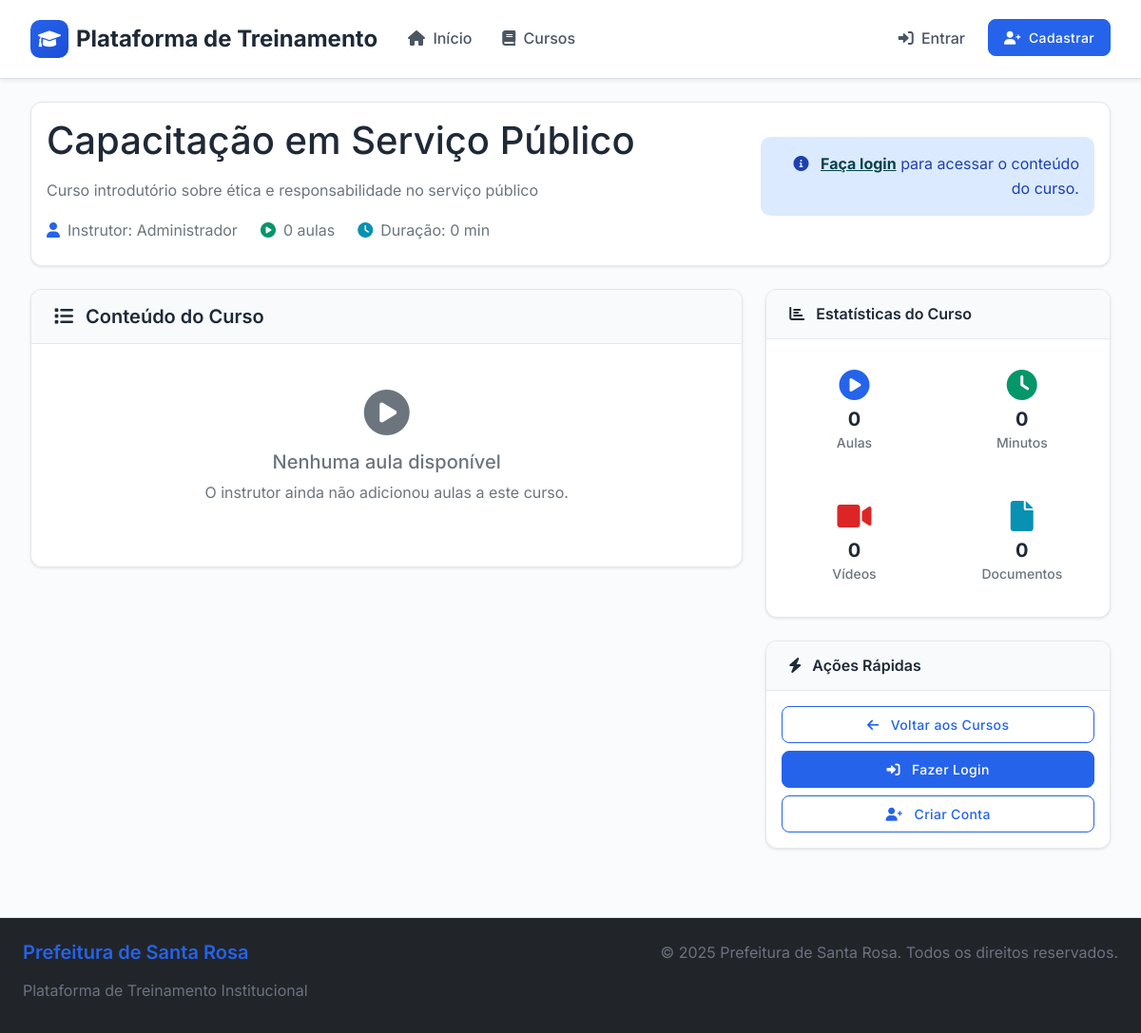
The app's page /curso.php?id=1 with its own data.
### tables this page shows
CREATE TABLE cursos (
    id INT AUTO_INCREMENT PRIMARY KEY,
    titulo VARCHAR(200) NOT NULL,
    descricao TEXT,
    status ENUM('ativo', 'inativo') DEFAULT 'ativo',
    data_criacao TIMESTAMP DEFAULT CURRENT_TIMESTAMP,
    gestor_id INT,
    FOREIGN KEY (gestor_id) REFERENCES usuarios(id)
);

CREATE TABLE usuarios (
    id INT AUTO_INCREMENT PRIMARY KEY,
    nome VARCHAR(100) NOT NULL,
    email VARCHAR(100) UNIQUE NOT NULL,
    senha VARCHAR(255) NOT NULL,
    tipo ENUM('gestor', 'colaborador') NOT NULL DEFAULT 'colaborador',
    ativo BOOLEAN DEFAULT TRUE,
    data_cadastro TIMESTAMP DEFAULT CURRENT_TIMESTAMP
);

### curso.php (the view, shortened to what this page needs)
<?php
$curso_id = $_GET['id'] ?? 0;
include 'includes/header.php';
$database = new Database();
$db = $database->getConnection();
$curso = null;
if($db) {
    $query = "SELECT c.*, u.nome as gestor_nome
              FROM cursos c
              LEFT JOIN usuarios u ON c.gestor_id = u.id
              WHERE c.id = ? AND c.status = 'ativo'";
    $stmt = $db->prepare($query);
    $stmt->execute([$curso_id]);
    $curso = $stmt->fetch(PDO::FETCH_ASSOC);
}
$aulas = [];
if($db) {
    $query = "SELECT a.*,
              (SELECT COUNT(*) FROM progresso_usuarios pu
               WHERE pu.aula_id = a.id AND pu.usuario_id = ? AND pu.concluida = 1) as concluida
              FROM aulas a
              WHERE a.curso_id = ? AND a.ativo = 1
              ORDER BY a.ordem ASC";
    $stmt = $db->prepare($query);
    $usuario_id = $_SESSION['usuario_id'] ?? 0;
    $stmt->execute([$usuario_id, $curso_id]);
    $aulas = $stmt->fetchAll(PDO::FETCH_ASSOC);
}
$total_aulas = count($aulas);
?>
<div class="container-fluid py-4">
    <div class="row mb-4">
        <div class="col-12">
            <div class="card">
                <div class="card-body">
                    <div class="row align-items-center">
                        <div class="col-md-8">
                            <h1 class="card-title mb-3"><?php echo htmlspecialchars($curso['titulo']); ?></h1>
                            <p class="card-text text-muted mb-3"><?php echo htmlspecialchars($curso['descricao']); ?></p>
                            <div class="d-flex align-items-center text-muted flex-wrap">
                                <div class="d-flex align-items-center me-4 mb-2">
                                    <i class="fas fa-user me-2 text-primary"></i>
                                    <span>Instrutor: <?php echo htmlspecialchars($curso['gestor_nome']); ?></span>
                                </div>
                                <div class="d-flex align-items-center me-4 mb-2">
                                    <i class="fas fa-play-circle me-2 text-success"></i>
                                    <span><?php echo $total_aulas; ?> aulas</span>
                                </div>
                                <div class="d-flex align-items-center me-4 mb-2">
                                    <i class="fas fa-clock me-2 text-info"></i>
                                    <span>Duração: <?php echo array_sum(array_column($aulas, 'duracao')); ?> min</span>
                                </div>
                            </div>
                        </div>
                        <div class="col-md-4 text-md-end">
                            <?php if(!isset($_SESSION['usuario_id'])): ?>
                            <div class="alert alert-info">
                                <i class="fas fa-info-circle me-2"></i>
                                <a href="auth/login.php" class="alert-link">Faça login</a> para acessar o conteúdo do curso.
                            </div>
                            <?php endif; ?>
                        </div>
                    </div>
                </div>
            </div>
        </div>
    </div>
    <div class="row">
        <div class="col-lg-8">
            <div class="card mb-4">
                <div class="card-header">
                    <h5 class="mb-0">
                        <i class="fas fa-list me-2"></i>
                        Conteúdo do Curso
                    </h5>
                </div>
                <div class="card-body p-0">
                    <?php if(empty($aulas)): ?>
                    <div class="text-center py-5">
                        <i class="fas fa-play-circle fa-3x text-muted mb-3"></i>
                        <h5 class="text-muted">Nenhuma aula disponível</h5>
                        <p class="text-muted">O instrutor ainda não adicionou aulas a este curso.</p>
                    </div>
                    <?php endif; ?>
                </div>
            </div>
        </div>
        <div class="col-lg-4">
            <div class="card mb-4">
                <div class="card-header">
                    <h6 class="mb-0">
                        <i class="fas fa-chart-bar me-2"></i>
                        Estatísticas do Curso
                    </h6>
                </div>
                <div class="card-body">
                    <div class="row text-center">
                        <div class="col-6 mb-3">
                            <div class="stat-item">
                                <i class="fas fa-play-circle fa-2x text-primary mb-2"></i>
                                <h5 class="mb-0"><?php echo $total_aulas; ?></h5>
                                <small class="text-muted">Aulas</small>
                            </div>
                        </div>
                        <div class="col-6 mb-3">
                            <div class="stat-item">
                                <i class="fas fa-clock fa-2x text-success mb-2"></i>
                                <h5 class="mb-0"><?php echo array_sum(array_column($aulas, 'duracao')); ?></h5>
                                <small class="text-muted">Minutos</small>
                            </div>
                        </div>
                        <div class="col-6">
                            <div class="stat-item">
                                <i class="fas fa-video fa-2x text-danger mb-2"></i>
                                <h5 class="mb-0"><?php echo count(array_filter($aulas, fn($a) => $a['tipo'] == 'video')); ?></h5>
                                <small class="text-muted">Vídeos</small>
                            </div>
                        </div>
                        <div class="col-6">
                            <div class="stat-item">
                                <i class="fas fa-file fa-2x text-info mb-2"></i>
                                <h5 class="mb-0"><?php echo count(array_filter($aulas, fn($a) => $a['tipo'] == 'documento')); ?></h5>
                                <small class="text-muted">Documentos</small>
                            </div>
                        </div>
                    </div>
                </div>
            </div>
            <div class="card">
                <div class="card-header">
                    <h6 class="mb-0">
                        <i class="fas fa-bolt me-2"></i>
                        Ações Rápidas
                    </h6>
                </div>
                <div class="card-body">
                    <div class="d-grid gap-2">
                        <a href="cursos.php" class="btn btn-outline-primary btn-sm">
                            <i class="fas fa-arrow-left me-2"></i>
                            Voltar aos Cursos
                        </a>
                        <?php if(isset($_SESSION['usuario_id'])): ?>
                        <a href="meus-cursos.php" class="btn btn-outline-success btn-sm">
                            <i class="fas fa-graduation-cap me-2"></i>
                            Meus Cursos
                        </a>
                        <a href="perfil.php" class="btn btn-outline-info btn-sm">
                            <i class="fas fa-user me-2"></i>
                            Meu Perfil
                        </a>
                        <?php else: ?>
                        <a href="auth/login.php" class="btn btn-primary btn-sm">
                            <i class="fas fa-sign-in-alt me-2"></i>
                            Fazer Login
                        </a>
                        <a href="auth/cadastro.php" class="btn btn-outline-primary btn-sm">
                            <i class="fas fa-user-plus me-2"></i>
                            Criar Conta
                        </a>
                        <?php endif; ?>
                    </div>
                </div>
            </div>
        </div>
    </div>
</div>
<?php include 'includes/footer.php'; ?>

### assets/css/style.css (style rules this page uses)
:root { --primary-color: #2563eb; --primary-dark: #1d4ed8; --secondary-color: #64748b; --success-color: #059669; --warning-color: #d97706; --danger-color: #dc2626; --info-color: #0891b2; --light-color: #f8fafc; --dark-color: #1e293b; --gray-50: #f9fafb; --gray-100: #f3f4f6; --gray-200: #e5e7eb; --gray-300: #d1d5db; --gray-400: #9ca3af; --gray-500: #6b7280; --gray-600: #4b5563; --gray-700: #374151; --gray-800: #1f2937; --gray-900: #111827; --shadow-sm: 0 1px 2px 0 rgb(0 0 0 / 0.05); --shadow: 0 1px 3px 0 rgb(0 0 0 / 0.1), 0 1px 2px -1px rgb(0 0 0 / 0.1); --shadow-md: 0 4px 6px -1px rgb(0 0 0 / 0.1), 0 2px 4px -2px rgb(0 0 0 / 0.1); --shadow-lg: 0 10px 15px -3px rgb(0 0 0 / 0.1), 0 4px 6px -4px rgb(0 0 0 / 0.1); --shadow-xl: 0 20px 25px -5px rgb(0 0 0 / 0.1), 0 8px 10px -6px rgb(0 0 0 / 0.1); --border-radius: 0.75rem; --border-radius-lg: 1rem; --border-radius-xl: 1.5rem; }
* { box-sizing: border-box; }
body { font-family: 'Inter', -apple-system, BlinkMacSystemFont, 'Segoe UI', Roboto, sans-serif; background: #fafbfc; min-height: 100vh; margin: 0; padding: 0; line-height: 1.6; color: var(--gray-800); }
.container, .container-fluid { max-width: 100%; padding-left: 1rem; padding-right: 1rem; }
@media (min-width: 576px) { .container, .container-fluid { padding-left: 1.5rem; padding-right: 1.5rem; } }
@media (min-width: 768px) { .container, .container-fluid { padding-left: 2rem; padding-right: 2rem; } }
.card { border: 1px solid #e5e7eb; border-radius: 12px; box-shadow: 0 1px 3px 0 rgba(0, 0, 0, 0.1); transition: all 0.2s ease; background: #ffffff; overflow: hidden; }
.btn { border-radius: 8px; font-weight: 500; padding: 0.75rem 1.5rem; transition: all 0.2s ease; border: 1px solid transparent; text-transform: none; letter-spacing: 0.025em; }
.btn-primary { background: var(--primary-color); color: white; border-color: var(--primary-color); }
.btn-outline-primary { border: 1px solid var(--primary-color); color: var(--primary-color); background: transparent; }
.alert { border-radius: 10px; border: none; }
.alert-info { background-color: #dbeafe; color: #1e40af; }
.fade-in-up { animation: fadeInUp 0.6s ease-out; }
.text-primary { color: var(--primary-color) !important; }
.text-success { color: var(--success-color) !important; }
.text-danger { color: var(--danger-color) !important; }
.text-info { color: var(--info-color) !important; }
.stat-item { padding: 1rem 0.5rem; border-radius: 8px; transition: all 0.2s ease; }
.stat-item i { display: block; }
.stat-item h5 { font-weight: 700; color: var(--gray-800); }
.stat-item small { font-weight: 500; color: var(--gray-600); }
.container-fluid { max-width: 100%; padding-left: 1rem; padding-right: 1rem; }
@media (min-width: 1200px) { .container-fluid { padding-left: 2rem; padding-right: 2rem; } }
.card { border: 1px solid #e5e7eb; border-radius: 12px; box-shadow: 0 1px 3px 0 rgba(0, 0, 0, 0.1); transition: all 0.2s ease; }
.card-header { background: #f8fafc; border-bottom: 1px solid #e5e7eb; padding: 1rem 1.5rem; }
.card-header h5, .card-header h6 { margin: 0; font-weight: 600; color: var(--gray-800); }
.btn-sm { padding: 0.5rem 1rem; font-size: 0.875rem; font-weight: 500; }

### records on screen
cursos: titulo "Capacitação em Serviço Público", descricao "Curso introdutório sobre ética e responsabilidade no serviço público", gestor.nome "Administrador"

### other values on screen
$total_aulas "0"
array_sum(array_column($aulas, 'duracao')) "0"
count(array_filter($aulas, fn($a) => $a['tipo'] == 'video')) "0"
count(array_filter($aulas, fn($a) => $a['tipo'] == 'documento')) "0"
